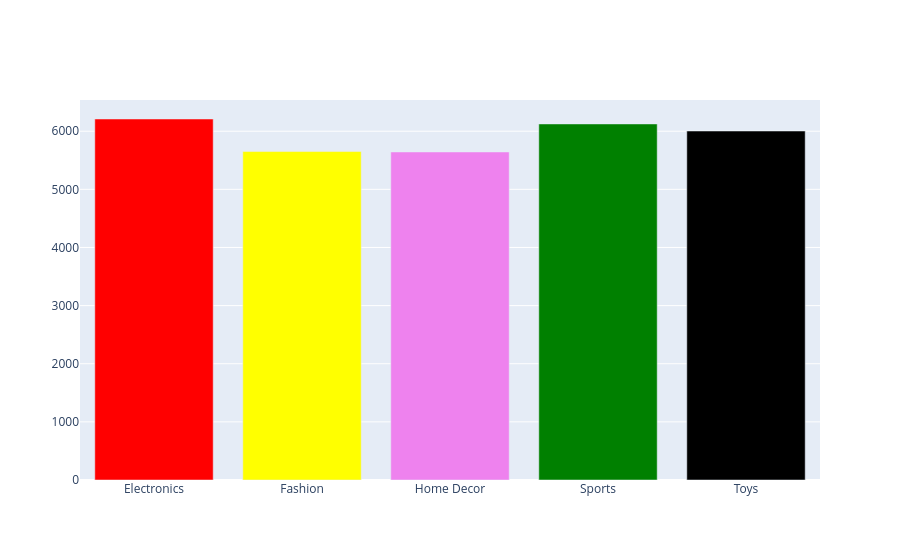

Notebook source saved alongside this figure:
### Code cell
units_sold_by_cate = data.groupby(['Product_Category'])['Units_Sold'].sum()
print(units_sold_by_cate)


colors = ['red','yellow','violet','green','black']

fig = px.Figure([px.Bar(x=units_sold_by_cate.index, y=units_sold_by_cate.values,marker_color =colors)])
fig.show()

### Figure 1 — Plotly figure (JSON) as saved in the notebook; plotly's stock layout.template omitted (floating-point values rounded to 4 significant figures)
{"data": [{"marker": {"color": ["red", "yellow", "violet", "green", "black"]}, "type": "bar", "x": ["Electronics", "Fashion", "Home Decor", "Sports", "Toys"], "y": [6210, 5650, 5643, 6125, 6003]}], "layout": {}}
